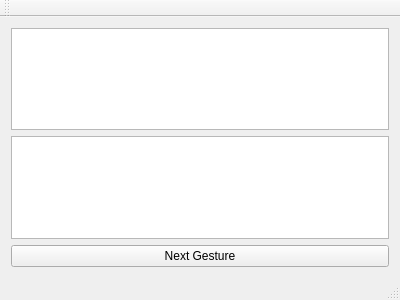
<?xml version="1.0" encoding="UTF-8"?>
<ui version="4.0">
 <class>MainWindow</class>
 <widget class="QMainWindow" name="MainWindow">
  <property name="geometry">
   <rect>
    <x>0</x>
    <y>0</y>
    <width>400</width>
    <height>300</height>
   </rect>
  </property>
  <property name="windowTitle">
   <string>MainWindow</string>
  </property>
  <widget class="QWidget" name="centralWidget">
   <layout class="QVBoxLayout" name="verticalLayout">
    <item>
     <widget class="QTextEdit" name="textEdit"/>
    </item>
    <item>
     <widget class="QTextEdit" name="textEdit_2"/>
    </item>
    <item>
     <widget class="QPushButton" name="pushButton">
      <property name="text">
       <string>Next Gesture</string>
      </property>
     </widget>
    </item>
   </layout>
  </widget>
  <widget class="QMenuBar" name="menuBar">
   <property name="geometry">
    <rect>
     <x>0</x>
     <y>0</y>
     <width>400</width>
     <height>20</height>
    </rect>
   </property>
  </widget>
  <widget class="QToolBar" name="mainToolBar">
   <attribute name="toolBarArea">
    <enum>TopToolBarArea</enum>
   </attribute>
   <attribute name="toolBarBreak">
    <bool>false</bool>
   </attribute>
  </widget>
  <widget class="QStatusBar" name="statusBar"/>
 </widget>
 <layoutdefault spacing="6" margin="11"/>
 <resources/>
 <connections/>
</ui>
